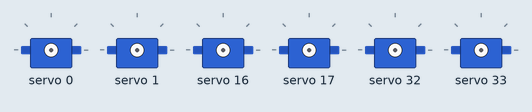
This sketch was run on a simulated Arduino Uno, built with avr-gcc and run on an emulated ATmega328P. On the bench: 6 × servo.

Above: at 0.05 s.
At 0.4 s:
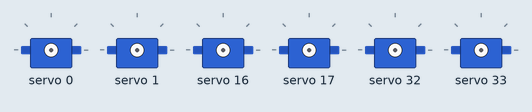
At 0.75 s:
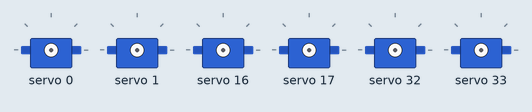
At 1.1 s:
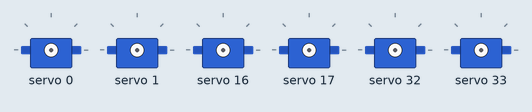
At 1.45 s:
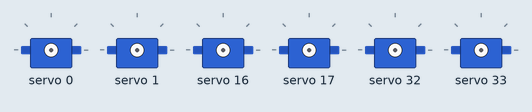
At 3.0 s:
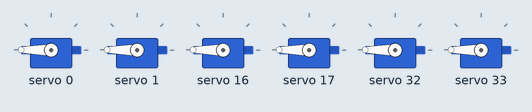
Timing chart, 0 to 6.9 s (numbered marks = the images above):
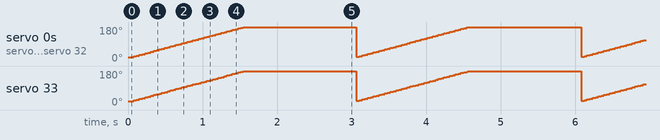

The sketch:

sketch_jun16a.ino
```cpp
#include <Wire.h>
#include <Adafruit_PWMServoDriver.h>

Adafruit_PWMServoDriver pwm1 = Adafruit_PWMServoDriver();
Adafruit_PWMServoDriver pwm2 = Adafruit_PWMServoDriver(0x41);
Adafruit_PWMServoDriver pwm3 = Adafruit_PWMServoDriver(0x42);


#define SERVOMIN  150 // This is the 'minimum' pulse length count (out of 4096)
#define SERVOMAX  600 // This is the 'maximum' pulse length count (out of 4096)
#define SERVO_FREQ 50 // Analog servos run at ~50 Hz updates

void setup() {
  // put your setup code here, to run once:
  pwm1.begin();
  pwm2.begin();
  pwm3.begin();
  // pwm1.setOscillatorFrequency(27000000);

  // pwm2.setOscillatorFrequency(27000000);
  pwm1.setPWMFreq(SERVO_FREQ);
  pwm2.setPWMFreq(SERVO_FREQ);
  pwm3.setPWMFreq(SERVO_FREQ);

  delay(10);

}

void loop() {

  for (uint16_t pulselen = SERVOMIN; pulselen < SERVOMAX; pulselen++) {
    pwm1.setPWM(0, 0, pulselen);
    pwm1.setPWM(1, 0, pulselen);

    pwm2.setPWM(0, 0, pulselen);
    pwm2.setPWM(1, 0, pulselen);

    pwm3.setPWM(0, 0, pulselen);
    pwm3.setPWM(1, 0, pulselen);

  }

    delay(1000);


}
```

Measured:
- by itself, servo 0, servo 1, servo 16, servo 17, servo 32, servo 33: ramps from 22° to 180° and jumps back, once every 3.0 s
